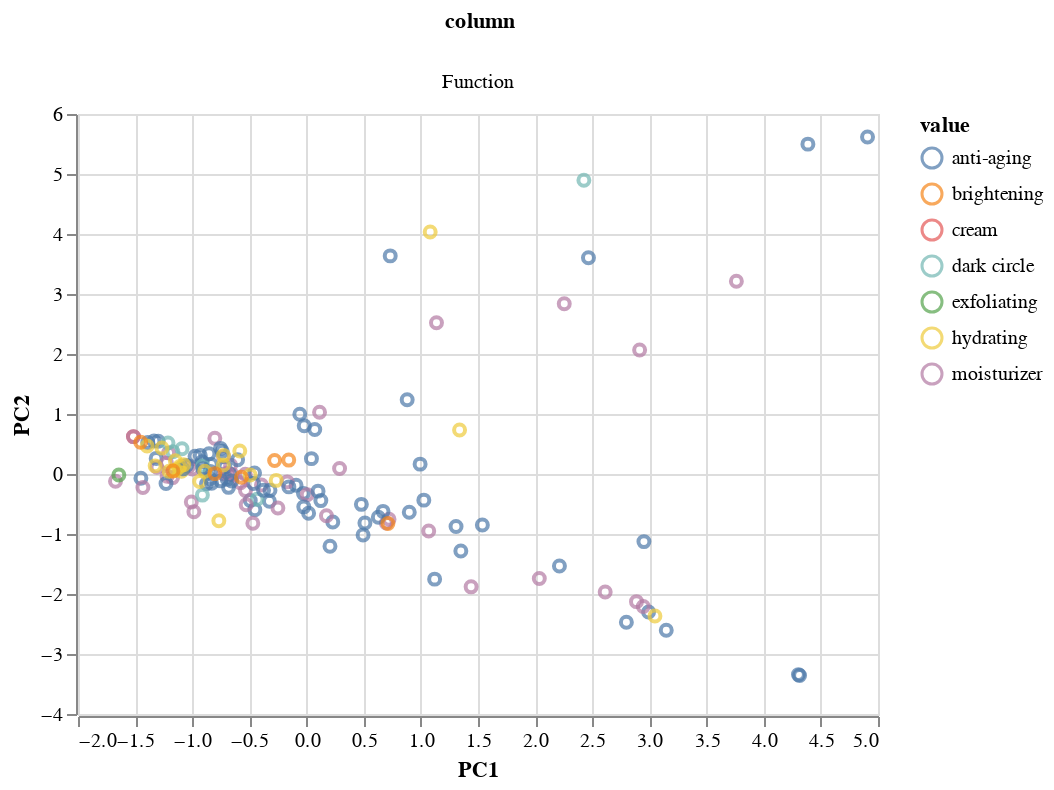

Notebook code for this chart:
### Code cell
input_dropdown = alt.binding_select(options=['Brand','Function','Category'])
selection = alt.selection_single(name='Color By', fields=['column'], bind=input_dropdown, init={'column':'Function'})
alt.Chart(df_PCs).transform_fold(['Brand', 'Function', 'Category'], as_=['column', 'value']).transform_filter(selection).mark_point().encode(x="PC1:Q", y="PC2:Q", color="value:N", column="column:N", tooltip=['Name:N']).add_selection(selection)

### Figure 1 — Vega-Lite specification as saved in the notebook (floating-point values rounded to 4 significant figures; data arrays with more than 128 entries replaced by an {"elided": "..."} marker saying what was removed)
{"config": {"view": {"continuousWidth": 400, "continuousHeight": 300}}, "data": {"name": "data-136aba73b18bf983f79e1f85910bb411"}, "mark": "point", "encoding": {"color": {"type": "nominal", "field": "value"}, "column": {"type": "nominal", "field": "column"}, "tooltip": [{"type": "nominal", "field": "Name"}], "x": {"type": "quantitative", "field": "PC1"}, "y": {"type": "quantitative", "field": "PC2"}}, "selection": {"Color By": {"type": "single", "fields": ["column"], "bind": {"input": "select", "options": ["Brand", "Function", "Category"]}, "init": {"column": "Function"}}}, "transform": [{"fold": ["Brand", "Function", "Category"], "as": ["column", "value"]}, {"filter": {"selection": "Color By"}}], "$schema": "https://vega.github.io/schema/vega-lite/v4.8.1.json", "datasets": {"data-136aba73b18bf983f79e1f85910bb411": {"elided": "150 records"}}}
